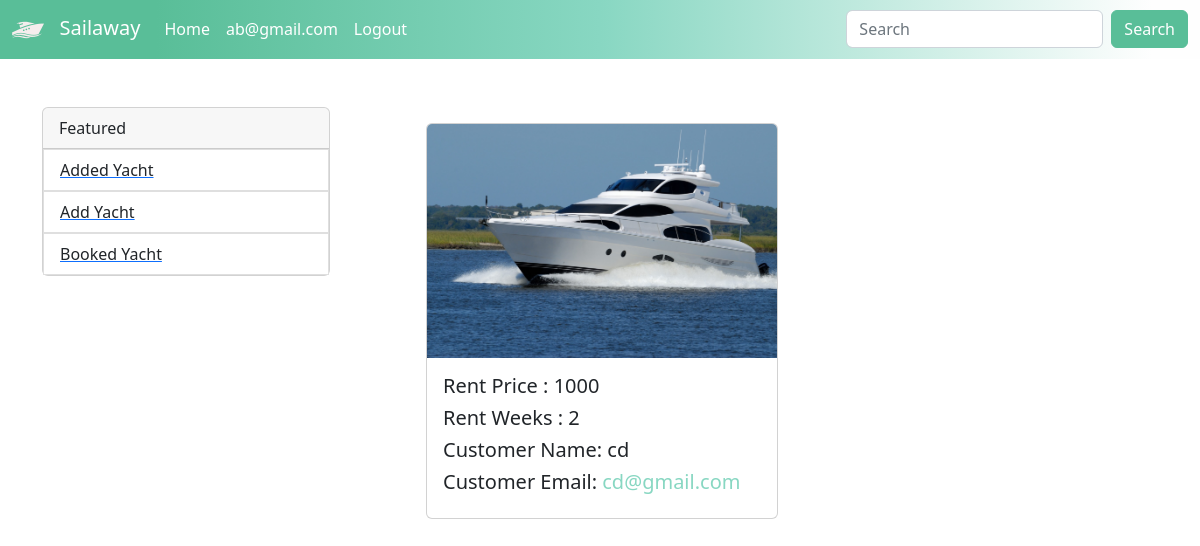
The app's page /booked-yacht/ (signed in) with its own data.
### src/models.py (models this page shows, shortened)
class book_yatch(models.Model):
    yacht_details_id = models.ForeignKey(yacht_details , on_delete=models.CASCADE)
    customer_id      = models.ForeignKey(customer , on_delete=models.CASCADE)
    rent_weeks       = models.CharField(max_length=50)
    price            = models.BigIntegerField(default=0)

class yacht_details(models.Model):
    seller_id               = models.ForeignKey(seller , on_delete=models.CASCADE)
    yacht_type              = models.CharField(max_length=100)
    yacht_sizes             = models.CharField(max_length=50)
    yacht_style_categories  = models.CharField(max_length=100)
    rent_price              = models.BigIntegerField(default=0)
    yacht_image             = models.ImageField(upload_to="Yacht Images")

class customer(models.Model):
    user        = models.ForeignKey(User , on_delete=models.CASCADE)
    name        = models.CharField(max_length=50)
    phone       = models.CharField(max_length=20 , null=True , blank=True)
    address     = models.CharField(max_length=20 , null=True , blank=True)
    price_range = models.IntegerField(default=0)

### src/views.py (the view)
# urls.py: path('booked-yacht/' , booked_yacht , name="booked-yacht") ,
def booked_yacht(request):
    if request.user.is_authenticated:
        get_user = seller.objects.filter(user=request.user).first()
        if get_user:
            books=book_yatch.objects.filter(yacht_details_id__seller_id=get_user)
            return render(request , 'booked-yacht.html' , {'books':books})
        else:
            messages.success(request , 'You are not a seller ')
            return redirect('src:home')
    else:
        messages.success(request , 'Login First')
        return redirect('src:login')

### src/templates/booked-yacht.html
{% extends 'base.html' %}
{% block content %}
<div class="row justify-content-center mt-5">
    <div class="col-md-4">
        <div class="card" style="width: 18rem;">
            <div class="card-header">
              Featured
            </div>
            <ul class="list-group list-group-flush" >
                <a href="{% url 'src:seller-dashboard'%}">
                <li class="list-group-item" id="dash_ul">  Added Yacht</li>
                </a>
                <a href="{% url 'src:add-yacht'%}">
                <li class="list-group-item" id="dash_ul">  Add Yacht </li>
                </a>
                <a href="{% url 'src:booked-yacht'%}">
                  <li class="list-group-item" id="dash_ul">  Booked Yacht </li>
                </a>
            </ul>
          </div>
    </div>
    <div class="col-md-8 p-3 mb-5">
        <div class="row row-cols-1 row-cols-md-2 g-4">
            {% for i in books %}
            <div class="col">
              <div class="card">
                <img src="{{i.yacht_details_id.yacht_image.url}}" class="card-img-top" alt="...">
                <div class="card-body">
                  <h5 class="card-title">Rent Price : {{i.price}}</h5>
                  <h5 class="card-title">Rent Weeks : {{i.rent_weeks}}</h5>
                  <h5 class="card-title">Customer Name: {{i.customer_id.name}}</h5>
                  <h5 class="card-title">Customer Email: <span class="text-primary-bg">
                    {{i.customer_id.user.username}}
                  </span> </h5>
                </div>
              </div>
            </div>
           {% empty %}
            No Booked Yacht Yet
           {% endfor %}
          </div>
    </div>
</div>
{% endblock %}

### src/templates/base.html (shortened to what this page needs)
{% load static %}
<!doctype html>
<html lang="en">
  <head>
    <link href="https://cdn.jsdelivr.net/npm/bootstrap@5.2.3/dist/css/bootstrap.min.css" rel="stylesheet">
    <link rel="stylesheet" href="{% static 'styles/base.css' %}">
    <nav class="navbar navbar-expand-lg bg-navbar">
        <div class="container-fluid">
          <a class="navbar-brand text-white" href="/"><img src="../../media/Yacht Images/Logo.png"/> &nbsp Sailaway</a>
          <div class="collapse navbar-collapse" id="navbarSupportedContent">
            <ul class="navbar-nav me-auto mb-2 mb-lg-0">
              <li class="nav-item">
                <a class="nav-link active text-white" aria-current="page" href="/">Home</a>
              </li>
              {% if request.user.is_authenticated %}
              <li class="nav-item">
                <a class="nav-link active text-white" aria-current="page" href="">{{user.username}}</a>
              </li>
              <li class="nav-item">
                <a class="nav-link active text-white" aria-current="page" href="{% url 'src:logout' %}">Logout</a>
              </li>
              {% endif %}
            </ul>
            <form class="d-flex" role="search">
              <input class="form-control me-2" type="search" placeholder="Search" aria-label="Search">
              <button class="btn text-white search-btn-bg" type="submit">Search</button>
            </form>
          </div>
        </div>
      </nav>
</head>
  <body>
    <div class="container">
        {% block content %}
        {% endblock %}
    </div>
  </body>
</html>

### src/static/styles/base.css (style rules this page uses)
.bg-navbar, btn-bg { background: rgb(89,190,152); background: linear-gradient(90deg, rgba(89,190,152,1) 6%, rgba(89,190,152,1) 13%, rgba(136,215,194,1) 50%, rgba(254,254,254,1) 96%); }
.search-btn-bg { background-color: #59BE98; border-color: #59BE98; }
.text-primary-bg { color: #88D7C2; }

### records on screen
book_yatch: yacht_details_id.yacht_image (picture), price "1000", rent_weeks "2", customer_id.name "cd", customer_id.user.username "cd@gmail.com"

### other values on screen
{{ user.username }} "ab@gmail.com"
